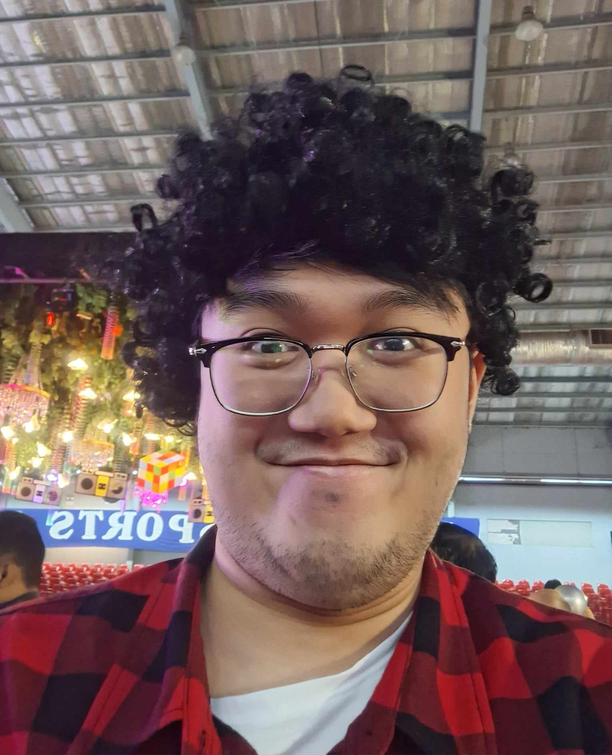
#> input picture CPECOG/Q1 Part 1/image5.png, 612 x 755 px
$ python tes1.py
#> lines starting #> are read from the running program, lines starting #| are printed output that depends on the picture
import cv2
import numpy as np

# Load image
image = cv2.imread('image5.png', cv2.IMREAD_COLOR)
#> image is the input picture: shape (755, 612, 3); mean B, G, R 92.6, 94.6, 116.3

# Set border size and kernel size
bor = 30  # border size
ker = 50  # blur intensity

# Get size of the image
rows, cols, _ = image.shape
#> rows = 755; cols = 612

# zero padding border
mask = np.zeros((rows, cols))

# mask border
mask[:bor, :] = 1  # Top
mask[-bor:, :] = 1  # Bottom
mask[:, :bor] = 1  # Left
mask[:, -bor:] = 1  # Right

# Apply blur to the entire image
blurred_image = cv2.blur(image, (ker, ker))
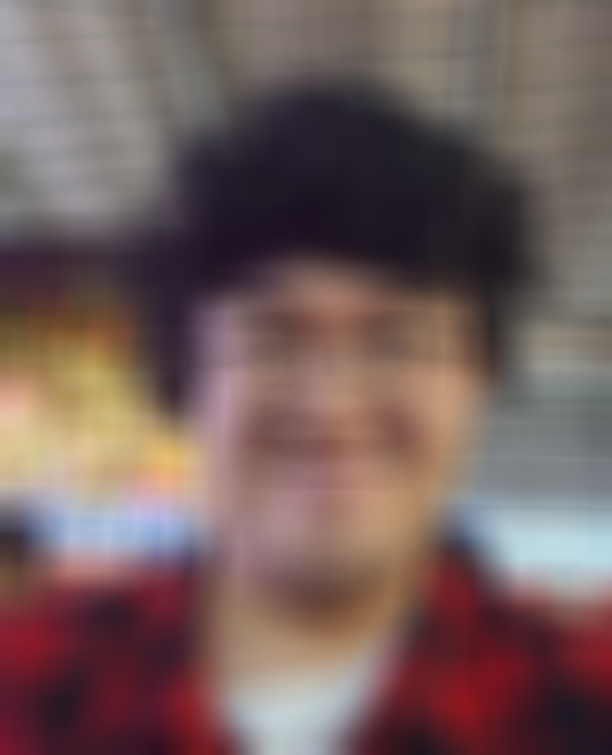
#> blurred_image: shape (755, 612, 3); mean B, G, R 92.7, 94.7, 116.3

# Convert the mask to 3-channel by stacking it for each color channel (BGR)
mask3 = np.stack([mask]*3, axis=-1)

# Combine blurred border with the original center
result_image = np.where(mask3 == 1, blurred_image, image)
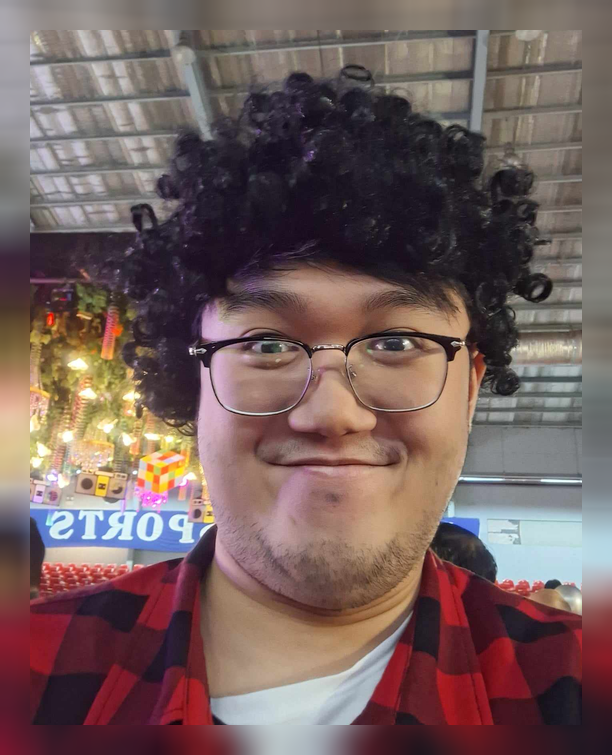
#> result_image: shape (755, 612, 3); mean B, G, R 92.8, 94.8, 116.4

# Display images
cv2.imshow('Original Image', image)
cv2.imshow('Blurred', blurred_image)
cv2.imshow('Blurred Border Image', result_image)
cv2.waitKey(0)
cv2.destroyAllWindows()

$ run again, with CPECOG/Q1 Part 1/image2.png copied over CPECOG/Q1 Part 1/image5.png
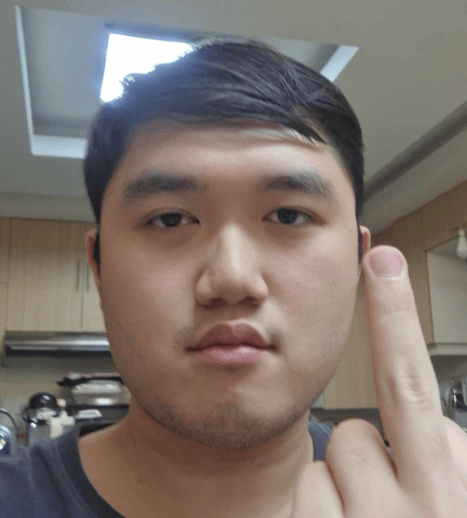
#> input picture CPECOG/Q1 Part 1/image2.png, 467 x 518 px
#> image is the input picture: shape (518, 467, 3); mean B, G, R 110.8, 117.1, 128.3
#> `blurred_image = cv2.blur(image, (ker, ker))`:
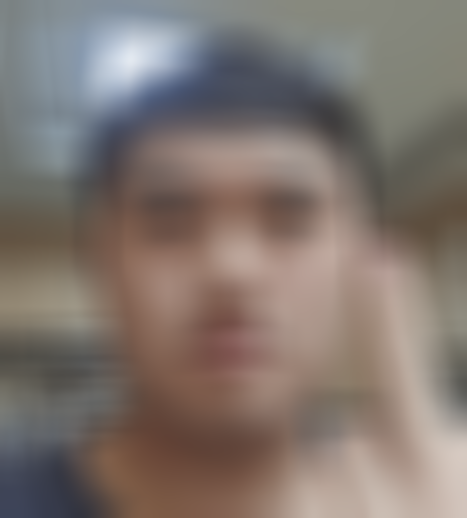
#> blurred_image: shape (518, 467, 3); mean B, G, R 110.8, 117.1, 128.2
#> `result_image = np.where(mask3 == 1, blurred_image, image)`:
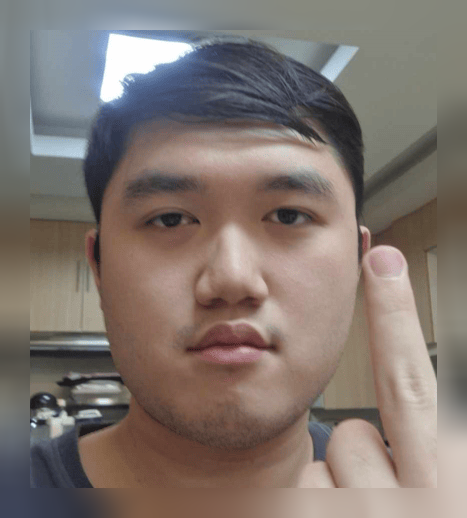
#> result_image: shape (518, 467, 3); mean B, G, R 111, 117.2, 128.4

$ run again, with CPECOG/Q1 Part 1/image4.png copied over CPECOG/Q1 Part 1/image5.png
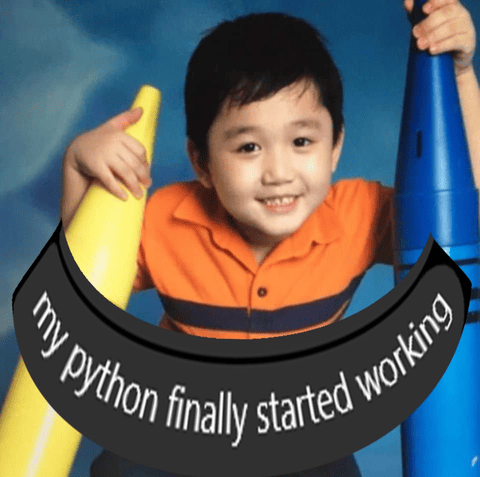
#> input picture CPECOG/Q1 Part 1/image4.png, 480 x 477 px
#> image is the input picture: shape (477, 480, 3); mean B, G, R 95.1, 96.1, 94.2
#> `blurred_image = cv2.blur(image, (ker, ker))`:
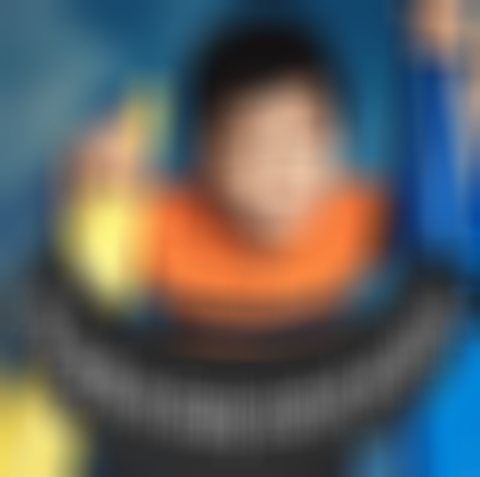
#> blurred_image: shape (477, 480, 3); mean B, G, R 95, 96.1, 94.2
#> `result_image = np.where(mask3 == 1, blurred_image, image)`:
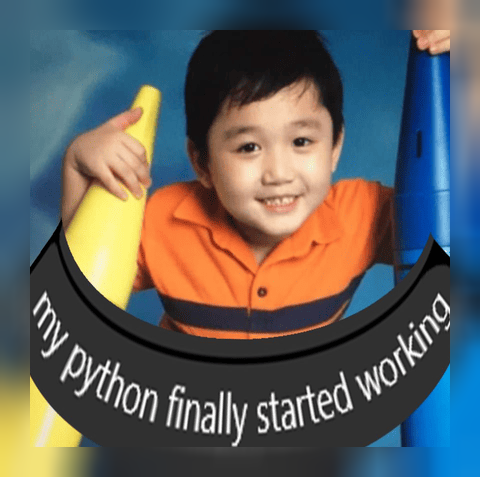
#> result_image: shape (477, 480, 3); mean B, G, R 95, 96.2, 94.5
